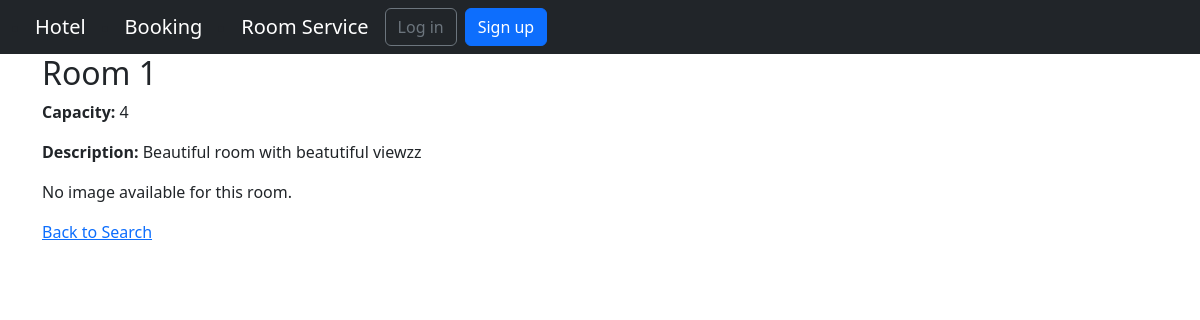
/Booking/room/2/, run on the app's committed database.
### Booking/models.py (models this page shows, shortened)
class Room(models.Model):
    name = models.CharField(max_length=100, unique=True)
    capacity = models.IntegerField()
    description = models.TextField(blank=True, null=True)
    image = models.ImageField(upload_to='room_images/', blank=True, null=True)  # Add this line

### Booking/views.py (the view)
# urls.py: path('room/<int:room_id>/', views.room_detail, name='room_detail'),  # Add this line
def room_detail(request, room_id):
    room = get_object_or_404(Room, id=room_id)
    return render(request, 'room_detail.html', {'room': room})

### accounts/context_processors.py (called while the page is built)
def user_groups(request):
    if request.user.is_authenticated:
        return{'is_manager': request.user.groups.filter(name='Manager').exists()}
    return {'is_manager': False}

### Booking/templates/room_detail.html
{% extends 'base.html' %}
{% block content %}
<h2>{{ room.name }}</h2>
<p><strong>Capacity:</strong> {{ room.capacity }}</p>
<p><strong>Description:</strong> {{ room.description }}</p>
{% if room.image %}
    <img src="{{ room.image.url }}" alt="{{ room.name }}" style="max-width: 100%; height: auto;">
{% else %}
    <p>No image available for this room.</p>
{% endif %}
<a href="{% url 'search_rooms' %}">Back to Search</a>
{% endblock %}

### data on the page
Room: name "Room 1", capacity "4", description "Beautiful room with beatutiful viewzz"
